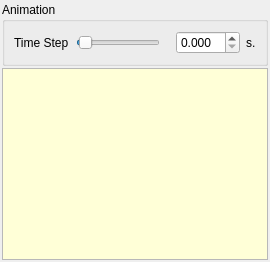
     <widget class="QDockWidget" name="parametersDock">
      <property name="windowTitle">
       <string>Configuration</string>
      </property>
      <widget class="QWidget" name="dockWidgetContents_3">
       <layout class="QVBoxLayout" name="verticalLayout_5">
        <property name="spacing">
         <number>2</number>
        </property>
        <property name="margin">
         <number>2</number>
        </property>
        <item>
         <widget class="QGroupBox" name="groupBox">
          <property name="title">
           <string>Animation</string>
          </property>
          <layout class="QHBoxLayout">
           <item>
            <widget class="QLabel" name="label">
             <property name="text">
              <string>Time Step</string>
             </property>
            </widget>
           </item>
           <item>
            <spacer>
             <property name="orientation">
              <enum>Qt::Horizontal</enum>
             </property>
             <property name="sizeHint" stdset="0">
              <size>
               <width>1</width>
               <height>20</height>
              </size>
             </property>
            </spacer>
           </item>
           <item>
            <widget class="QSlider" name="animtimestep">
             <property name="sizePolicy">
              <sizepolicy hsizetype="Expanding" vsizetype="Fixed">
               <horstretch>2</horstretch>
               <verstretch>0</verstretch>
              </sizepolicy>
             </property>
             <property name="minimum">
              <number>1</number>
             </property>
             <property name="maximum">
              <number>2000</number>
             </property>
             <property name="value">
              <number>50</number>
             </property>
             <property name="orientation">
              <enum>Qt::Horizontal</enum>
             </property>
            </widget>
           </item>
           <item>
            <spacer>
             <property name="orientation">
              <enum>Qt::Horizontal</enum>
             </property>
             <property name="sizeHint" stdset="0">
              <size>
               <width>10</width>
               <height>20</height>
              </size>
             </property>
            </spacer>
           </item>
           <item>
            <widget class="QDoubleSpinBox" name="animtimeSpinBox">
             <property name="decimals">
              <number>3</number>
             </property>
             <property name="singleStep">
              <double>0.100000000000000</double>
             </property>
            </widget>
           </item>
           <item>
            <widget class="QLabel" name="label_2">
             <property name="text">
              <string>s.</string>
             </property>
            </widget>
           </item>
          </layout>
         </widget>
        </item>
        <item>
         <widget class="QTreeView" name="parametersTable">
          <property name="palette">
           <palette>
            <active>
             <colorrole role="Base">
              <brush brushstyle="SolidPattern">
               <color alpha="255">
                <red>255</red>
                <green>255</green>
                <blue>215</blue>
               </color>
              </brush>
             </colorrole>
             <colorrole role="AlternateBase">
              <brush brushstyle="SolidPattern">
               <color alpha="255">
                <red>254</red>
                <green>255</green>
                <blue>155</blue>
               </color>
              </brush>
             </colorrole>
            </active>
            <inactive>
             <colorrole role="Base">
              <brush brushstyle="SolidPattern">
               <color alpha="255">
                <red>255</red>
                <green>255</green>
                <blue>215</blue>
               </color>
              </brush>
             </colorrole>
             <colorrole role="AlternateBase">
              <brush brushstyle="SolidPattern">
               <color alpha="255">
                <red>254</red>
                <green>255</green>
                <blue>155</blue>
               </color>
              </brush>
             </colorrole>
            </inactive>
            <disabled>
             <colorrole role="Base">
              <brush brushstyle="SolidPattern">
               <color alpha="255">
                <red>236</red>
                <green>233</green>
                <blue>216</blue>
               </color>
              </brush>
             </colorrole>
             <colorrole role="AlternateBase">
              <brush brushstyle="SolidPattern">
               <color alpha="255">
                <red>254</red>
                <green>255</green>
                <blue>155</blue>
               </color>
              </brush>
             </colorrole>
            </disabled>
           </palette>
          </property>
          <property name="midLineWidth">
           <number>1</number>
          </property>
          <property name="tabKeyNavigation">
           <bool>true</bool>
          </property>
          <property name="dragEnabled">
           <bool>true</bool>
          </property>
          <property name="alternatingRowColors">
           <bool>true</bool>
          </property>
          <property name="rootIsDecorated">
           <bool>false</bool>
          </property>
          <property name="animated">
           <bool>true</bool>
          </property>
          <property name="allColumnsShowFocus">
           <bool>true</bool>
          </property>
         </widget>
        </item>
       </layout>
      </widget>
     </widget>
